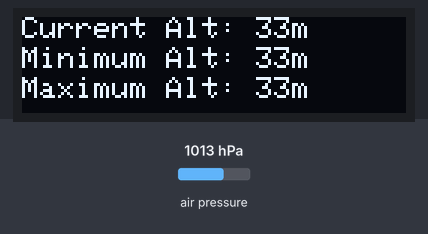
A sketch run on a simulated Arduino Uno, built with avr-gcc and run on an emulated ATmega328P. Parts: 128×32 one-colour display. Inputs (shaded band) come from the test bench; at power-on: air pressure 1013 hPa. What the sketch prints to the serial monitor is not drawn.

Above: at 2.8 s.
2.9 s: air pressure set to 952 hPa
At 5.0 s:
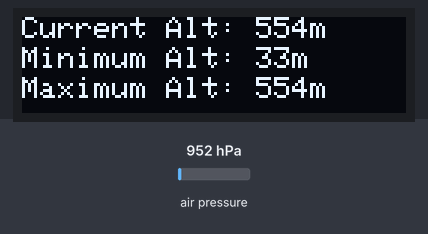
5.6 s: air pressure set to 975 hPa
At 7.3 s:
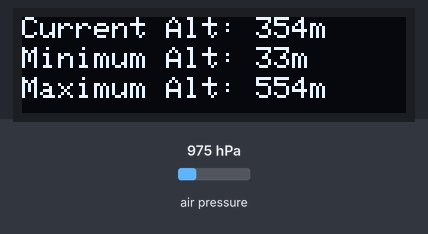
8.3 s: air pressure set to 1000 hPa
At 10.7 s:
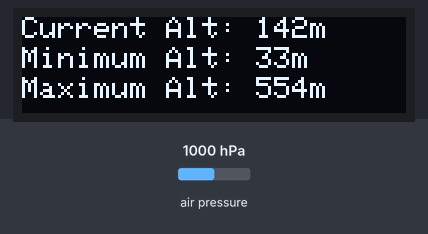
Timing chart, 0 to 12.2 s (numbered marks = the images above; inputs shaded):
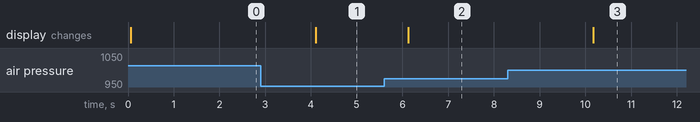

Measured:
- after the input at 2.9 s, the display: changes after 1.2 s (image 1)
- after the input at 5.6 s, the display: changes after 0.53 s (image 2)
- after the input at 8.3 s, the display: changes after 1.9 s (image 3)

The sketch:

17_altitude_logger.ino
```cpp
/*
  Smart Altitude Logger
  Description:
  Hardware: RoboUNO, OLED Display, BME280 Sensor
  Library: Adafruit_GFX, Adafruit_SSD1306, Adafruit_BME280
  Difficulty: XX/10
  Author: ROBO
  Date: October 2023
*/

#include <Wire.h>
#include <Adafruit_GFX.h>
#include <Adafruit_SSD1306.h>
#include <Adafruit_BME280.h>

#define SEALEVELPRESSURE_HPA (1017) // adjust value based on your local sea level pressure

// Initialize the display
#define SCREEN_WIDTH 128
#define SCREEN_HEIGHT 32
#define SCREEN_ADDRESS 0x3C
Adafruit_SSD1306 display(SCREEN_WIDTH, SCREEN_HEIGHT, &Wire);

Adafruit_BME280 bme; // use I2C interface 0x77

float currentAltitude = 0;
float minAltitude = 999999;
float maxAltitude = 0;

void setup()
{
    Wire.begin();
    Serial.begin(9600); // initialize serial communication at 9600 bits per second
    Serial.println("Altitude Logger!");

    // Initialize with the I2C address of your OLED screen
    if (!display.begin(SSD1306_SWITCHCAPVCC, SCREEN_ADDRESS))
    {
        Serial.println(F("SSD1306 allocation failed"));
        for (;;)
            ;
    }
    display.clearDisplay();
    display.setTextColor(SSD1306_WHITE);
    display.setTextSize(1);
    display.display();

    if (!bme.begin())
    {
        Serial.println(F("Could not find a valid BME280 sensor, check wiring!"));
        for (;;)
            ; // Don't proceed, loop forever
    }
}

void loop()
{
    // read the sensor value
    currentAltitude = bme.readAltitude(SEALEVELPRESSURE_HPA);

    if(currentAltitude < minAltitude) {
      minAltitude = currentAltitude;
    }
    if(currentAltitude > maxAltitude) {
      maxAltitude = currentAltitude;
    }
    // print the values to the serial for plotting
    Serial.print("Altitude = ");
    Serial.print(currentAltitude);
    Serial.println(" meters");

    // display the values on the screen
    display.clearDisplay();
    display.setCursor(0, 0);
    display.println("Current Alt: " + String(round(currentAltitude)) + "m");
    display.setCursor(0, 10);
    display.println("Minimum Alt: " + String(round(minAltitude)) + "m");
    display.setCursor(0, 20);
    display.println("Maximum Alt: " + String(round(maxAltitude)) + "m");
    display.display();

    delay(2000);
}
```
